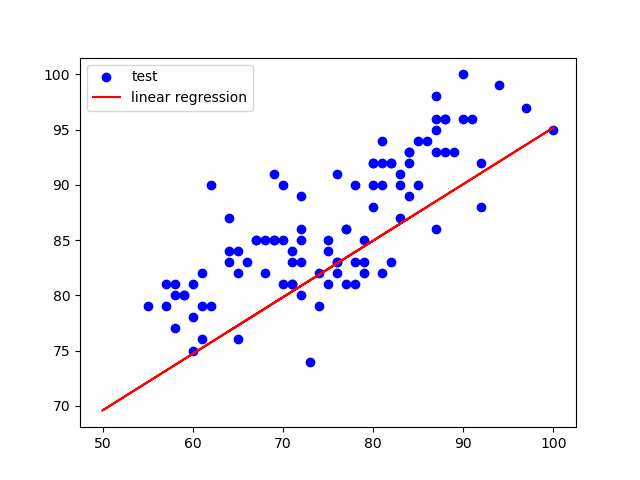

Reproduce this figure in Python.
import logging, os

logging.disable(logging.WARNING)
os.environ["TF_CPP_MIN_LOG_LEVEL"] = "3"
import tensorflow as tf
import numpy as np
import matplotlib.pyplot as plt
from tqdm import tqdm
import pandas as pd
import argparse

# add parser
parser = argparse.ArgumentParser()
parser.add_argument('--device', type=int, default=0)
parser.add_argument('--lr', type=float, default=1e-5)
parser.add_argument('--batch_size', type=int, default=32)
parser.add_argument('--num_epochs', type=int, default=1000)
args = parser.parse_args()

# linear regression
class regression():
    def __init__(self):
        self.a = tf.Variable(initial_value=1.0, dtype=tf.float32)
        self.b = tf.Variable(initial_value=0.0, dtype=tf.float32)

    def __call__(self, X):
        X = tf.convert_to_tensor(X,dtype=tf.float32)
        y_est = tf.add(self.a,tf.multiply(self.b,X))
        return y_est
    
    def train(self, X_train, y_train, lr, batch_size, num_epochs):
        optimizer = tf.optimizers.SGD(learning_rate=lr)
        num_batches = len(X_train) // batch_size
        # use gpu if available
        with tf.device('/GPU:0') if args.device == 0 else tf.device('/CPU:0'):
            for epoch in tqdm(range(num_epochs)):
                for batch in range(num_batches):
                    start_idx = batch * batch_size
                    end_idx = (batch + 1) * batch_size
                    X_batch = X_train[start_idx:end_idx]
                    y_batch = y_train[start_idx:end_idx]
                    
                    with tf.GradientTape() as tape:
                        y_est = self(X_batch)
                        loss = tf.reduce_mean(tf.square(y_batch - y_est))
                        gradients = tape.gradient(loss, [self.a, self.b])
                        optimizer.apply_gradients(zip(gradients, [self.a, self.b]))

if __name__ == "__main__":
    # read datapoints from csv file
    hw_scores = pd.read_csv(os.path.join('hw1_dataset','Problem 1','Averaged homework scores.csv'))
    final_scores = pd.read_csv(os.path.join('hw1_dataset','Problem 1','Final exam scores.csv'))
    X = np.array(hw_scores.values)
    Y = np.array(final_scores.values)
    data = np.concatenate((X,Y),axis=1)
    train_data = data[:400,:]
    test_data = data[400:,:]
    X_train = train_data[:,0]
    Y_train = train_data[:,1]
    X_test = test_data[:,0]
    Y_test = test_data[:,1]
    
    model = regression()
    model.train(X_train, Y_train, args.lr, args.batch_size, args.num_epochs)
    # caclulate the loss on test_set
    y_est = model(X_test)
    loss = tf.reduce_mean(tf.square(Y_test - y_est))
    print('loss on test set: ', loss.numpy())
    # Plot the result
    plt.scatter(X_test, Y_test,color='blue',label='test')
    plt.plot(X_train, model(X_train), color='red',label= 'linear regression')
    plt.legend()
    plt.savefig('problem1.png')